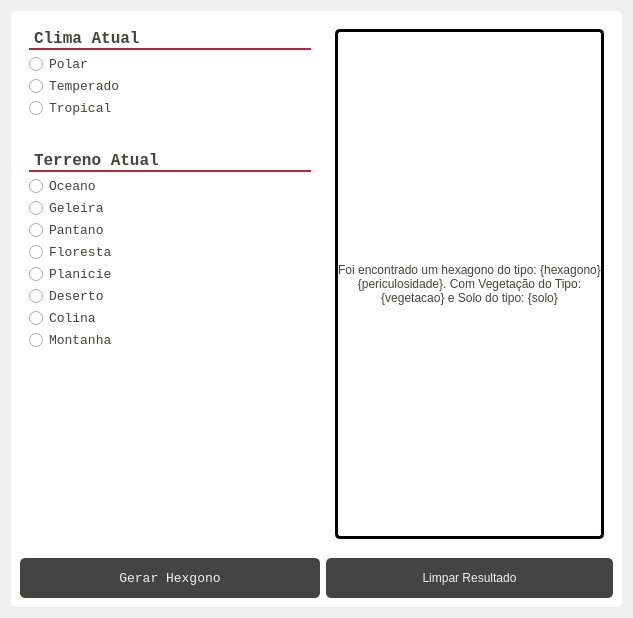
             <widget class="QWidget" name="tab_6">
              <property name="styleSheet">
               <string notr="true">border-radius: 5px;</string>
              </property>
              <attribute name="title">
               <string>HexGenerator</string>
              </attribute>
              <layout class="QGridLayout" name="gridLayout_13">
               <item row="0" column="0">
                <widget class="QFrame" name="frame_10">
                 <property name="styleSheet">
                  <string notr="true">background-color: rgb(255, 255, 255);</string>
                 </property>
                 <property name="frameShape">
                  <enum>QFrame::StyledPanel</enum>
                 </property>
                 <property name="frameShadow">
                  <enum>QFrame::Raised</enum>
                 </property>
                 <layout class="QGridLayout" name="gridLayout_14">
                  <property name="leftMargin">
                   <number>0</number>
                  </property>
                  <property name="topMargin">
                   <number>0</number>
                  </property>
                  <property name="rightMargin">
                   <number>0</number>
                  </property>
                  <property name="bottomMargin">
                   <number>0</number>
                  </property>
                  <property name="spacing">
                   <number>0</number>
                  </property>
                  <item row="0" column="0">
                   <widget class="QFrame" name="frame_5">
                    <property name="sizePolicy">
                     <sizepolicy hsizetype="Preferred" vsizetype="Preferred">
                      <horstretch>0</horstretch>
                      <verstretch>0</verstretch>
                     </sizepolicy>
                    </property>
                    <property name="minimumSize">
                     <size>
                      <width>541</width>
                      <height>0</height>
                     </size>
                    </property>
                    <property name="font">
                     <font>
                      <family>Consolas</family>
                      <pointsize>10</pointsize>
                      <weight>50</weight>
                      <italic>false</italic>
                      <bold>false</bold>
                     </font>
                    </property>
                    <property name="styleSheet">
                     <string notr="true">background-color: rgb(255, 255, 255);
color: rgb(68, 68, 67);</string>
                    </property>
                    <property name="frameShape">
                     <enum>QFrame::StyledPanel</enum>
                    </property>
                    <property name="frameShadow">
                     <enum>QFrame::Raised</enum>
                    </property>
                    <layout class="QGridLayout" name="gridLayout_17">
                     <property name="topMargin">
                      <number>9</number>
                     </property>
                     <property name="horizontalSpacing">
                      <number>6</number>
                     </property>
                     <property name="verticalSpacing">
                      <number>10</number>
                     </property>
                     <item row="0" column="1" rowspan="3">
                      <widget class="QWidget" name="widget" native="true">
                       <property name="sizePolicy">
                        <sizepolicy hsizetype="Expanding" vsizetype="Preferred">
                         <horstretch>0</horstretch>
                         <verstretch>0</verstretch>
                        </sizepolicy>
                       </property>
                       <property name="styleSheet">
                        <string notr="true"/>
                       </property>
                       <layout class="QGridLayout" name="gridLayout_20">
                        <item row="1" column="0">
                         <widget class="QLabel" name="hexLabelResultado">
                          <property name="styleSheet">
                           <string notr="true">QLabel{
	font: 15pt &quot;Consolas&quot;;
	border-style: solid;
	border-width: 3px;
	border-radius: 5px;
}</string>
                          </property>
                          <property name="text">
                           <string>Foi encontrado um hexagono do tipo: {hexagono} {periculosidade}. Com Vegetação do Tipo: {vegetacao} e Solo do tipo: {solo}</string>
                          </property>
                          <property name="alignment">
                           <set>Qt::AlignCenter</set>
                          </property>
                          <property name="wordWrap">
                           <bool>true</bool>
                          </property>
                          <property name="margin">
                           <number>20</number>
                          </property>
                         </widget>
                        </item>
                       </layout>
                      </widget>
                     </item>
                     <item row="4" column="0">
                      <widget class="QPushButton" name="hexButtonGerar">
                       <property name="sizePolicy">
                        <sizepolicy hsizetype="Minimum" vsizetype="Maximum">
                         <horstretch>0</horstretch>
                         <verstretch>0</verstretch>
                        </sizepolicy>
                       </property>
                       <property name="minimumSize">
                        <size>
                         <width>0</width>
                         <height>40</height>
                        </size>
                       </property>
                       <property name="font">
                        <font>
                         <family>Consolas</family>
                         <pointsize>10</pointsize>
                         <weight>50</weight>
                         <italic>false</italic>
                         <bold>false</bold>
                        </font>
                       </property>
                       <property name="styleSheet">
                        <string notr="true">QPushButton::hover{
	background-color: rgb(185, 38, 64);
	font: bold 10pt &quot;Consolas&quot;;
}
QPushButton{
	color: rgb(242, 242, 241);
	background-color: rgb(68, 68, 67);
	font: 10pt &quot;Consolas&quot;;
	border-radius: 5px
}</string>
                       </property>
                       <property name="text">
                        <string>Gerar Hexgono</string>
                       </property>
                      </widget>
                     </item>
                     <item row="4" column="1">
                      <widget class="QPushButton" name="hexButtonLimpar">
                       <property name="sizePolicy">
                        <sizepolicy hsizetype="Minimum" vsizetype="Maximum">
                         <horstretch>0</horstretch>
                         <verstretch>0</verstretch>
                        </sizepolicy>
                       </property>
                       <property name="minimumSize">
                        <size>
                         <width>0</width>
                         <height>40</height>
                        </size>
                       </property>
                       <property name="styleSheet">
                        <string notr="true">QPushButton::hover{
	background-color: rgb(185, 38, 64);
	font: bold 10pt &quot;Consolas&quot;;
}
QPushButton{
	color: rgb(242, 242, 241);
	background-color: rgb(68, 68, 67);
	font: 10pt &quot;Consolas&quot;;
	border-radius: 5px
}</string>
                       </property>
                       <property name="text">
                        <string>Limpar Resultado</string>
                       </property>
                      </widget>
                     </item>
                     <item row="0" column="0" rowspan="3">
                      <widget class="QWidget" name="widget_3" native="true">
                       <property name="sizePolicy">
                        <sizepolicy hsizetype="Preferred" vsizetype="Preferred">
                         <horstretch>0</horstretch>
                         <verstretch>0</verstretch>
                        </sizepolicy>
                       </property>
                       <property name="minimumSize">
                        <size>
                         <width>300</width>
                         <height>80</height>
                        </size>
                       </property>
                       <property name="styleSheet">
                        <string notr="true">QLabel{
	font: bold 12pt &quot;Consolas&quot;;
    border-bottom: 2px solid rgb(53, 53, 53);
    border-bottom-color:  rgb(185, 38, 64);
	border-radius: 0px;
}
QRadioButton{
	font: 10pt &quot;Consolas&quot;;
}</string>
                       </property>
                       <layout class="QGridLayout" name="gridLayout_24">
                        <item row="0" column="0">
                         <widget class="QLabel" name="label_2">
                          <property name="font">
                           <font>
                            <family>Consolas</family>
                            <pointsize>12</pointsize>
                            <weight>75</weight>
                            <italic>false</italic>
                            <bold>true</bold>
                           </font>
                          </property>
                          <property name="text">
                           <string>Clima Atual</string>
                          </property>
                         </widget>
                        </item>
                        <item row="1" column="0">
                         <widget class="QRadioButton" name="hexButtonPolar">
                          <property name="font">
                           <font>
                            <family>Consolas</family>
                            <pointsize>10</pointsize>
                            <weight>50</weight>
                            <italic>false</italic>
                            <bold>false</bold>
                           </font>
                          </property>
                          <property name="text">
                           <string>Polar</string>
                          </property>
                          <attribute name="buttonGroup">
                           <string notr="true">buttonGroup_6</string>
                          </attribute>
                         </widget>
                        </item>
                        <item row="2" column="0">
                         <widget class="QRadioButton" name="hexButtonTemperado">
                          <property name="font">
                           <font>
                            <family>Consolas</family>
                            <pointsize>10</pointsize>
                            <weight>50</weight>
                            <italic>false</italic>
                            <bold>false</bold>
                           </font>
                          </property>
                          <property name="text">
                           <string>Temperado</string>
                          </property>
                          <attribute name="buttonGroup">
                           <string notr="true">buttonGroup_6</string>
                          </attribute>
                         </widget>
                        </item>
                        <item row="3" column="0">
                         <widget class="QRadioButton" name="hexButtonTropical">
                          <property name="font">
                           <font>
                            <family>Consolas</family>
                            <pointsize>10</pointsize>
                            <weight>50</weight>
                            <italic>false</italic>
                            <bold>false</bold>
                           </font>
                          </property>
                          <property name="text">
                           <string>Tropical</string>
                          </property>
                          <attribute name="buttonGroup">
                           <string notr="true">buttonGroup_6</string>
                          </attribute>
                         </widget>
                        </item>
                        <item row="4" column="0">
                         <spacer name="verticalSpacer_6">
                          <property name="orientation">
                           <enum>Qt::Vertical</enum>
                          </property>
                          <property name="sizeType">
                           <enum>QSizePolicy::Preferred</enum>
                          </property>
                          <property name="sizeHint" stdset="0">
                           <size>
                            <width>20</width>
                            <height>29</height>
                           </size>
                          </property>
                         </spacer>
                        </item>
                        <item row="5" column="0">
                         <widget class="QLabel" name="label_3">
                          <property name="font">
                           <font>
                            <family>Consolas</family>
                            <pointsize>12</pointsize>
                            <weight>75</weight>
                            <italic>false</italic>
                            <bold>true</bold>
                           </font>
                          </property>
                          <property name="text">
                           <string>Terreno Atual</string>
                          </property>
                         </widget>
                        </item>
                        <item row="6" column="0">
                         <widget class="QRadioButton" name="hexButtonOceano">
                          <property name="font">
                           <font>
                            <family>Consolas</family>
                            <pointsize>10</pointsize>
                            <weight>50</weight>
                            <italic>false</italic>
                            <bold>false</bold>
                           </font>
                          </property>
                          <property name="text">
                           <string>Oceano</string>
                          </property>
                          <attribute name="buttonGroup">
                           <string notr="true">buttonGroup_7</string>
                          </attribute>
                         </widget>
                        </item>
                        <item row="7" column="0">
                         <widget class="QRadioButton" name="hexButtonGeleira">
                          <property name="font">
                           <font>
                            <family>Consolas</family>
                            <pointsize>10</pointsize>
                            <weight>50</weight>
                            <italic>false</italic>
                            <bold>false</bold>
                           </font>
                          </property>
                          <property name="text">
                           <string>Geleira</string>
                          </property>
                          <attribute name="buttonGroup">
                           <string notr="true">buttonGroup_7</string>
                          </attribute>
                         </widget>
                        </item>
                        <item row="8" column="0">
                         <widget class="QRadioButton" name="hexButtonPantano">
                          <property name="font">
                           <font>
                            <family>Consolas</family>
                            <pointsize>10</pointsize>
                            <weight>50</weight>
                            <italic>false</italic>
                            <bold>false</bold>
                           </font>
                          </property>
                          <property name="text">
                           <string>Pantano</string>
                          </property>
                          <attribute name="buttonGroup">
                           <string notr="true">buttonGroup_7</string>
                          </attribute>
                         </widget>
                        </item>
                        <item row="9" column="0">
                         <widget class="QRadioButton" name="hexButtonFloresta">
                          <property name="font">
                           <font>
                            <family>Consolas</family>
                            <pointsize>10</pointsize>
                            <weight>50</weight>
                            <italic>false</italic>
                            <bold>false</bold>
                           </font>
                          </property>
                          <property name="text">
                           <string>Floresta</string>
                          </property>
                          <attribute name="buttonGroup">
                           <string notr="true">buttonGroup_7</string>
                          </attribute>
                         </widget>
                        </item>
                        <item row="10" column="0">
                         <widget class="QRadioButton" name="hexButtonPlanicie">
                          <property name="font">
                           <font>
                            <family>Consolas</family>
                            <pointsize>10</pointsize>
                            <weight>50</weight>
                            <italic>false</italic>
                            <bold>false</bold>
                           </font>
                          </property>
                          <property name="text">
                           <string>Planicie</string>
                          </property>
                          <attribute name="buttonGroup">
                           <string notr="true">buttonGroup_7</string>
                          </attribute>
                         </widget>
                        </item>
                        <item row="11" column="0">
                         <widget class="QRadioButton" name="hexButtonDeserto">
                          <property name="font">
                           <font>
                            <family>Consolas</family>
                            <pointsize>10</pointsize>
                            <weight>50</weight>
                            <italic>false</italic>
                            <bold>false</bold>
                           </font>
                          </property>
                          <property name="text">
                           <string>Deserto</string>
                          </property>
                          <attribute name="buttonGroup">
                           <string notr="true">buttonGroup_7</string>
                          </attribute>
                         </widget>
                        </item>
                        <item row="12" column="0">
                         <widget class="QRadioButton" name="hexButtonColina">
                          <property name="font">
                           <font>
                            <family>Consolas</family>
                            <pointsize>10</pointsize>
                            <weight>50</weight>
                            <italic>false</italic>
                            <bold>false</bold>
                           </font>
                          </property>
                          <property name="text">
                           <string>Colina</string>
                          </property>
                          <attribute name="buttonGroup">
                           <string notr="true">buttonGroup_7</string>
                          </attribute>
                         </widget>
                        </item>
                        <item row="13" column="0">
                         <widget class="QRadioButton" name="hexButtonMontanha">
                          <property name="font">
                           <font>
                            <family>Consolas</family>
                            <pointsize>10</pointsize>
                            <weight>50</weight>
                            <italic>false</italic>
                            <bold>false</bold>
                           </font>
                          </property>
                          <property name="text">
                           <string>Montanha</string>
                          </property>
                          <attribute name="buttonGroup">
                           <string notr="true">buttonGroup_7</string>
                          </attribute>
                         </widget>
                        </item>
                        <item row="14" column="0">
                         <spacer name="verticalSpacer">
                          <property name="orientation">
                           <enum>Qt::Vertical</enum>
                          </property>
                          <property name="sizeHint" stdset="0">
                           <size>
                            <width>20</width>
                            <height>191</height>
                           </size>
                          </property>
                         </spacer>
                        </item>
                       </layout>
                      </widget>
                     </item>
                    </layout>
                   </widget>
                  </item>
                 </layout>
                </widget>
               </item>
              </layout>
             </widget>
